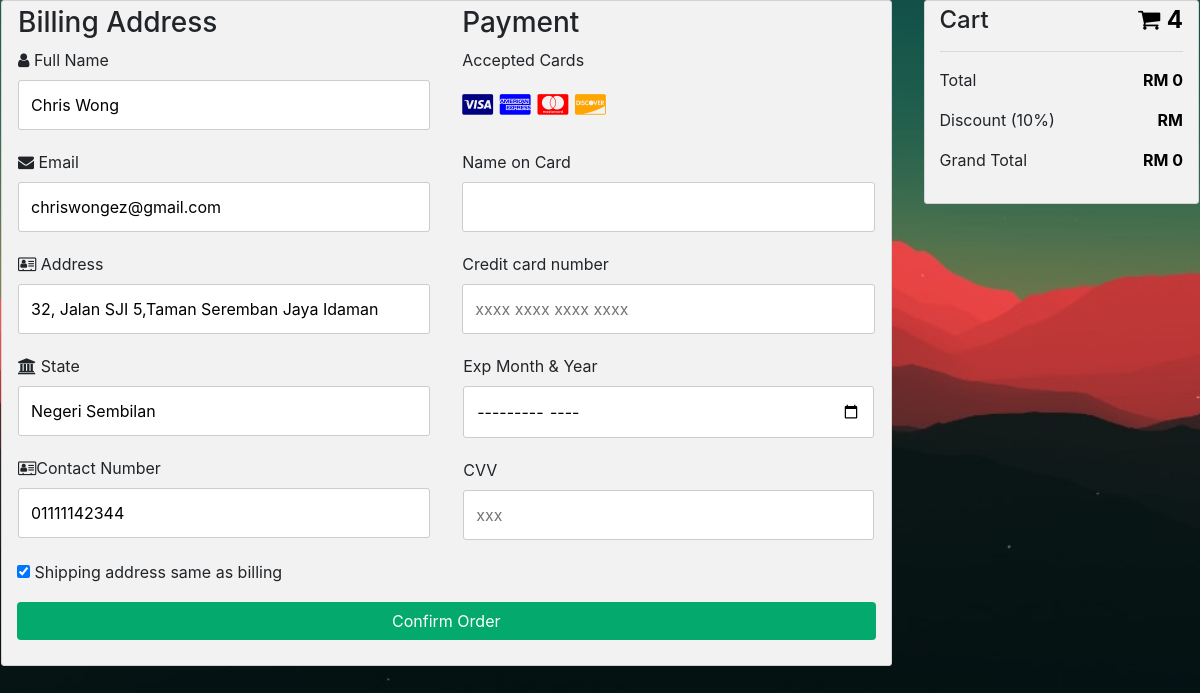
The page /payment.php (signed in) on the database its author committed.
### tables this page shows
CREATE TABLE `user` (
  `user_id` int(10) NOT NULL,
  `user_name` varchar(100) NOT NULL,
  `user_email` varchar(100) NOT NULL,
  `user_pass` varchar(100) NOT NULL,
  `user_pass2` varchar(100) NOT NULL,
  `user_address` text NOT NULL,
  `user_state` text NOT NULL,
  `user_contact` varchar(255) NOT NULL,
  `user_image` text NOT NULL
);

### payment.php (the view, shortened to what this page needs)
<?php
include("includes/db.php");
$user = $_SESSION['user_email'];
$get_user = "SELECT * from user where user_email='$user'";
$run_user = mysqli_query($con, $get_user);
$row_user = mysqli_fetch_array($run_user);
$name = $row_user['user_name'];
$email = $row_user['user_email'];
$address = $row_user['user_address'];
$state = $row_user['user_state'];
$contact = $row_user['user_contact'];
?>
<!DOCTYPE html>
<html>
<head>
  <link rel="stylesheet" href="./styles/payment.css" media="all" />
  <link rel="stylesheet" href="./styles/bootstrap/css/bootstrap.min.css" />
  <link rel="stylesheet" href="https://cdnjs.cloudflare.com/ajax/libs/font-awesome/4.7.0/css/font-awesome.min.css">
</head>
<body>
  <div class="row">
    <div class="col-75">
      <div class="container">
        <form action="" method="POST">
          <div class="row">
            <div class="col-50">
              <h3>Billing Address</h3>
              <label for="u_name"><i class="fa fa-user"></i> Full Name</label>
              <input type="text" name="u_name" value="<?php echo $name; ?>" pattern="[A-Za-z\s.,&]{0,25}" required />
              <label for="u_email"><i class="fa fa-envelope"></i> Email</label>
              <input type="email" name="u_email" size="40" value="<?php echo $email; ?>" required />
              <label for="u_address"><i class="fa fa-address-card-o"></i> Address</label>
              <input type="text" name="u_address" value="<?php echo $address; ?>" required>
              <label for="u_state"><i class="fa fa-institution"></i> State</label>
              <input type="text" name="u_state" value="<?php echo $state; ?>" required>
              <label for="u_contact"><i class="fa fa-address-card-o"></i>Contact Number</label>
              <input type="text" name="u_contact" placeholder="Eg:0122345678" pattern="[0]{1}[1]{1}[0-9]{8,9}" value="<?php echo $contact; ?>" required />
            </div>
            <div class="col-50">
              <h3>Payment</h3>
              <label for="fname">Accepted Cards</label>
              <div class="icon-container">
                <i class="fa fa-cc-visa" style="color:navy;"></i>
                <i class="fa fa-cc-amex" style="color:blue;"></i>
                <i class="fa fa-cc-mastercard" style="color:red;"></i>
                <i class="fa fa-cc-discover" style="color:orange;"></i>
              </div>
              <label for="cname">Name on Card</label>
              <input type="text" id="cname" name="cardname" required>
              <label for="ccnum">Credit card number</label>
              <input type="text" maxlength="16" minlength="16" id="ccnum" name="cardnumber" placeholder="xxxx xxxx xxxx xxxx" required>
              <div class="row">
                <div class="col-50">
                  <label for="expyear">Exp Month & Year</label>
                  <input type="month" id="expyear" name="expyear" min="2021-06">
                </div>
                <div class="col-50">
                  <label for="cvv">CVV</label>
                  <input type="text" id="cvv" name="cvv" minlength="3" placeholder="xxx" required>
                </div>
              </div>
            </div>
          </div>
          <label>
            <input type="checkbox" checked="checked" name="sameadr"> Shipping address same as billing
          </label>
          <input type="submit" name="orders" value="Confirm Order" class="btn" />
        </form>
      </div>
    </div>
    <div class="col-25">
      <div class="container">
        <h4>Cart
          <span class="price" style="color:black">
            <i class="fa fa-shopping-cart"></i>
            <b>4</b>
          </span>
        </h4>
        <?php
        $total = 0;
        $promotion_price = 0;
        ?>
        <hr>
        <p>Total <span class="price" style="color:black"><b><?php echo "RM " . $total; ?></b></span></p>
        <p>Discount (10%) <span class="price" style="color:black"><b><?php echo "RM " . $discount_price; ?></b></span></p>
        <p>Grand Total <span class="price" style="color:black"><b><?php echo "RM " . $promotion_price; ?></b></span></p>
      </div>
    </div>
  </div>
</body>
</html>

### styles/payment.css (style rules this page uses)
body { background-image: url("../images/background.jfif") !important; background-size: cover; background-repeat: no-repeat; background-attachment: fixed; }
.row { display: -ms-flexbox; display: flex; -ms-flex-wrap: wrap; flex-wrap: wrap; margin: 0 -16px; }
.col-25 { -ms-flex: 25%; flex: 25%; }
.col-50 { -ms-flex: 50%; flex: 50%; }
.col-75 { -ms-flex: 75%; flex: 75%; }
.col-25, .col-50, .col-75 { padding: 0 16px; }
.container { background-color: #f2f2f2; padding: 5px 20px 15px 20px; border: 1px solid lightgrey; border-radius: 3px; }
input[type="text"] { width: 100%; margin-bottom: 20px; padding: 12px; border: 1px solid #ccc; border-radius: 3px; }
input[type="email"] { width: 100%; margin-bottom: 20px; padding: 12px; border: 1px solid #ccc; border-radius: 3px; }
input[type="month"] { width: 100%; margin-bottom: 20px; padding: 12px; border: 1px solid #ccc; border-radius: 3px; }
label { margin-bottom: 10px; display: block; }
.icon-container { margin-bottom: 20px; padding: 7px 0; font-size: 24px; }
.btn { background-color: #04aa6d; color: white; padding: 12px; margin: 10px 0; border: none; width: 100%; border-radius: 3px; cursor: pointer; font-size: 17px; }
span.price { float: right; color: grey; }

### rows shown on the page
user: u_name "Chris Wong", u_email "chriswongez@gmail.com", u_address "32, Jalan SJI 5,Taman Seremban Jaya Idaman", u_state "Negeri Sembilan", u_contact "01111142344"

### other values the page prints
$total "0"
$promotion_price "0"
